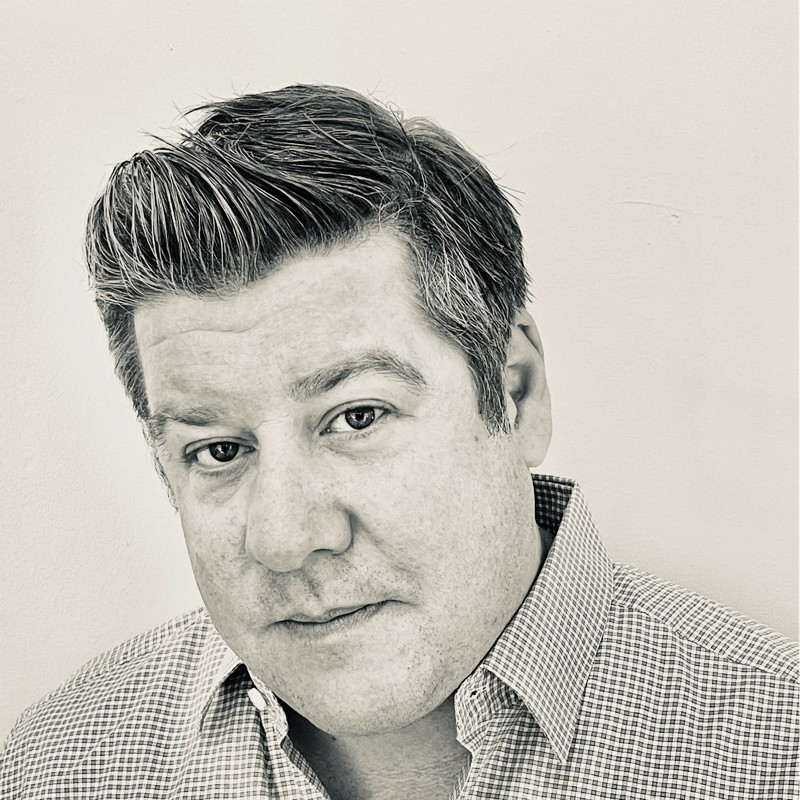
#> input picture drive-download-20260811T105440Z-1-001/Chris Pyne Photo.jpg, 800 x 800 px
$ python generate_contrast_maps.py '../drive-download-20260811T105440Z-1-001/Chris Pyne Photo.jpg' out
#> lines starting #> are read from the running program, lines starting #| are printed output that depends on the picture; after the words box and inside, x2 and y2 are one past the last pixel; in counts of white or black regions, pixels touching at a corner belong together
#!/usr/bin/env python3
"""Prototype: derive deterministic contrast/threshold maps straight from a
photo, as building blocks for a composited avatar instead of relying
entirely on a diffusion model to hallucinate structure it may get wrong
(e.g. confusing jaw shadow for a beard). No AI involved -- pure classical
image processing, so it's free and fully repeatable.

On photos with a plain/studio background this works well directly. On
candid photos with a busy background, run scripts/remove_background.py
first and pass its output here instead -- plain edge/threshold detection
can't distinguish background clutter from the subject, and without a
clean isolated subject the maps pick up the whole scene instead of just
the person.

Usage:
    python3 scripts/generate_contrast_maps.py path/to/photo.jpg [out_dir]
    # or, for a busy/candid photo:
    python3 scripts/remove_background.py path/to/photo.jpg /tmp/nobg.png
    python3 scripts/generate_contrast_maps.py /tmp/nobg.png [out_dir]
"""
import sys
from pathlib import Path

from PIL import Image, ImageFilter, ImageOps


def main():
    if len(sys.argv) < 2:
        sys.exit("Usage: generate_contrast_maps.py path/to/photo.jpg [out_dir]")

    photo_path = Path(sys.argv[1])
    out_dir = Path(sys.argv[2]) if len(sys.argv) > 2 else Path("contrast_maps_out")
    out_dir.mkdir(parents=True, exist_ok=True)

    im = Image.open(photo_path).convert("L")
    im.save(out_dir / "01_grayscale.png")

    autocontrast = ImageOps.autocontrast(im, cutoff=2)
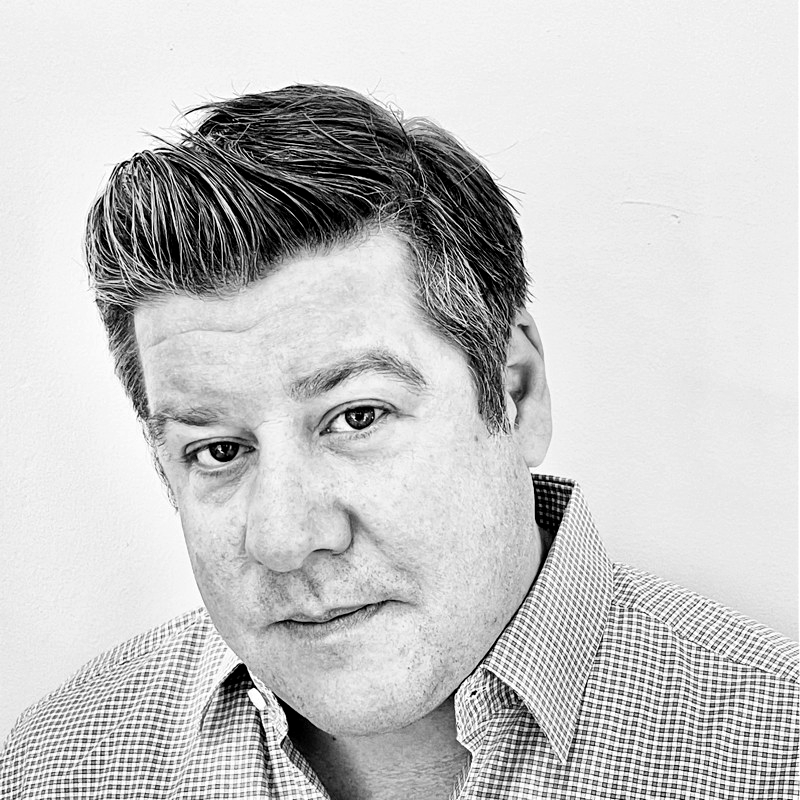
#> autocontrast: PIL image 800x800 L; min 0, max 255, mean 198.8
    autocontrast.save(out_dir / "02_autocontrast.png")

    # Binary thresholds at a few levels -- different levels separate
    # different features (higher threshold isolates only the very darkest
    # regions like pupils/eyebrows/hair; lower threshold pulls in beard
    # shadow, jaw contours, etc.)
    for level in (60, 90, 120, 150, 180):
        binary = autocontrast.point(lambda p, l=level: 255 if p > l else 0)
        binary.save(out_dir / f"03_threshold_{level}.png")
#> this loop made 5 passes
#> pass 1, in main, `binary = autocontrast.point(lambda p, l=level: 255 if p > l else 0)`:
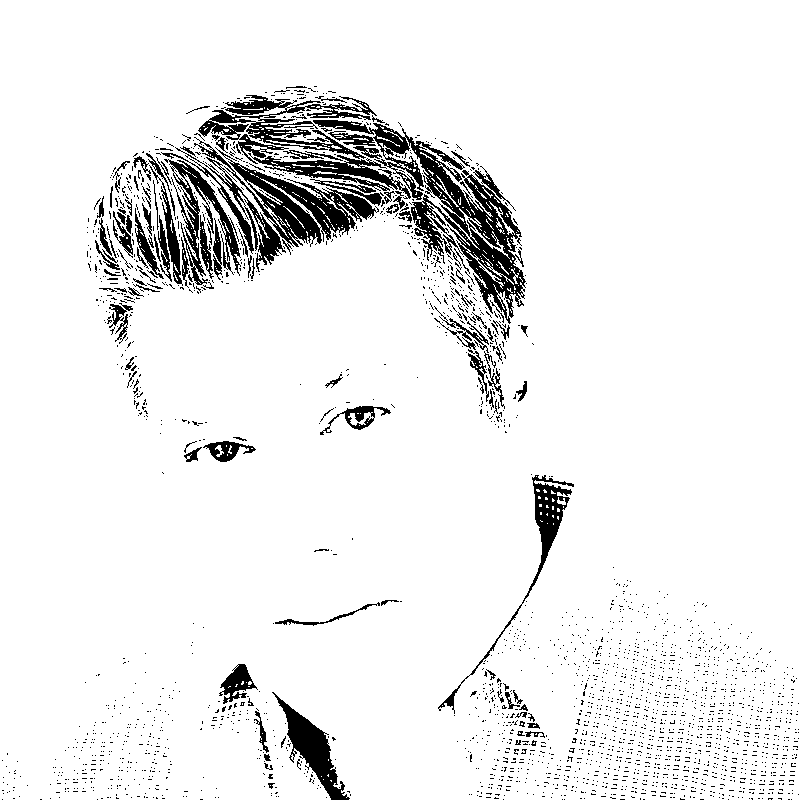
#> binary: PIL image 800x800 L; 92.8% white; 2691 black regions (2562 under 20 px), largest, box (x1, y1, x2, y2) and area: (313, 120, 526, 324) 9485, (194, 137, 379, 255) 4804, (198, 95, 377, 164) 3806
#> pass 3, in main, `binary = autocontrast.point(lambda p, l=level: 255 if p > l else 0)`:
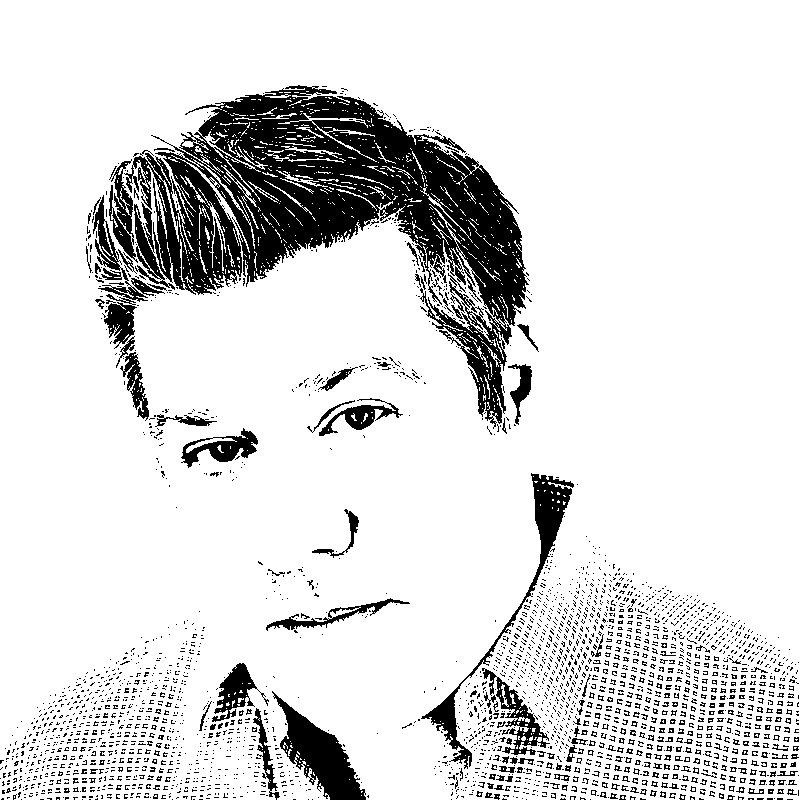
#> binary: PIL image 800x800 L; 86.4% white; 2788 black regions (2555 under 20 px), largest, box (x1, y1, x2, y2) and area: (124, 85, 529, 429) 47638, (272, 691, 366, 800) 3890, (421, 473, 574, 769) 3557
#> after the loop:
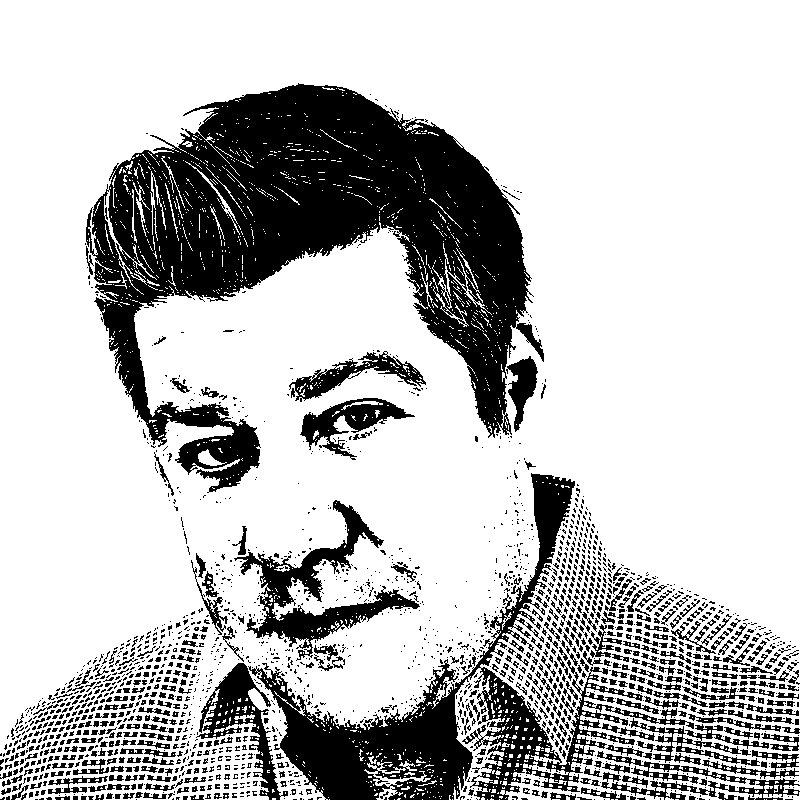
#> binary: PIL image 800x800 L; 75.9% white; 2060 black regions (1596 under 20 px), largest, box (x1, y1, x2, y2) and area: (86, 83, 544, 493) 75628, (248, 473, 694, 800) 25871, (234, 500, 420, 661) 6828

    # Posterize into a few flat tone bands, closer to how the actual
    # avatars use discrete flat fills rather than continuous shading
    posterized = ImageOps.posterize(autocontrast, bits=2)
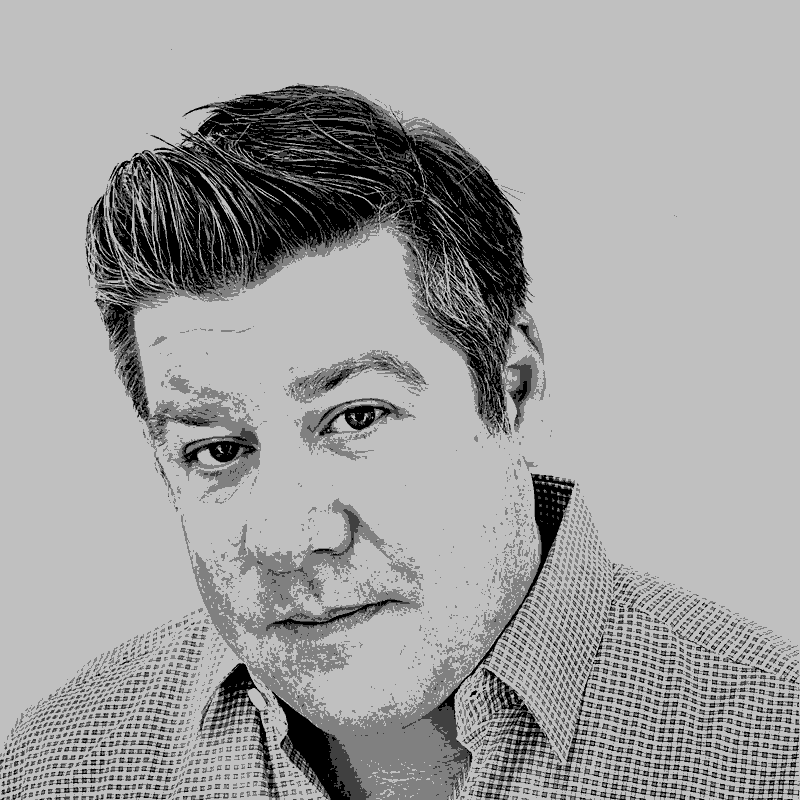
#> posterized: PIL image 800x800 L; min 0, max 192, mean 160.6
    posterized.save(out_dir / "04_posterize_4level.png")

    # Edge maps -- two different operators, useful for outline tracing
    edges = im.filter(ImageFilter.FIND_EDGES)
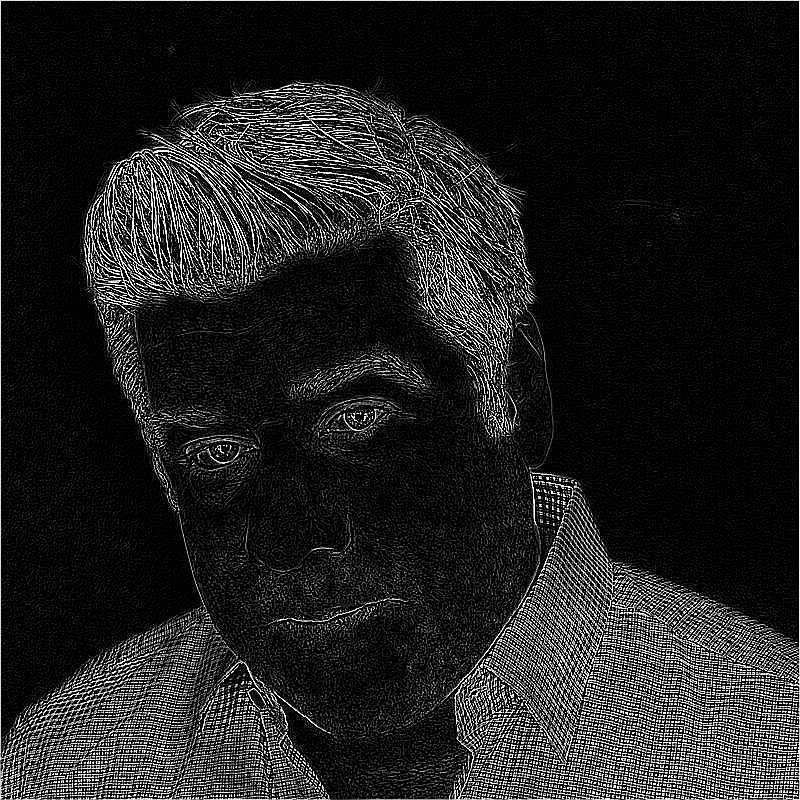
#> edges: PIL image 800x800 L; min 0, max 255, mean 32.3
    edges.save(out_dir / "05_edges.png")

    contour = autocontrast.filter(ImageFilter.CONTOUR)
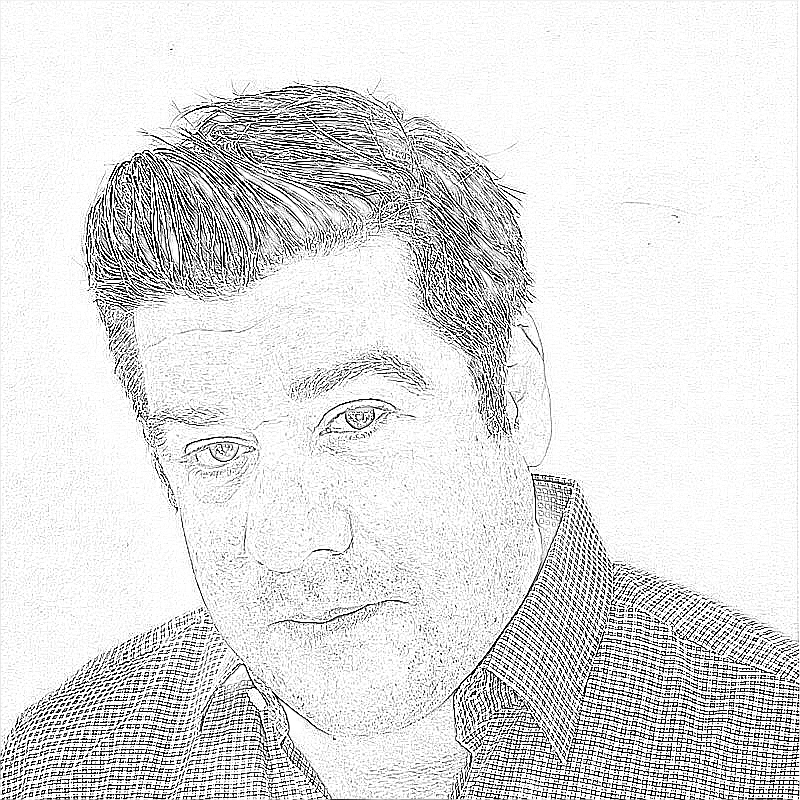
#> contour: PIL image 800x800 L; min 0, max 255, mean 223.3
    contour.save(out_dir / "06_contour.png")

    print(f"Wrote maps to {out_dir}/")


if __name__ == "__main__":
    main()

$ run again, on drive-download-20260811T105440Z-1-001/James Dunn IMG_3977.jpg
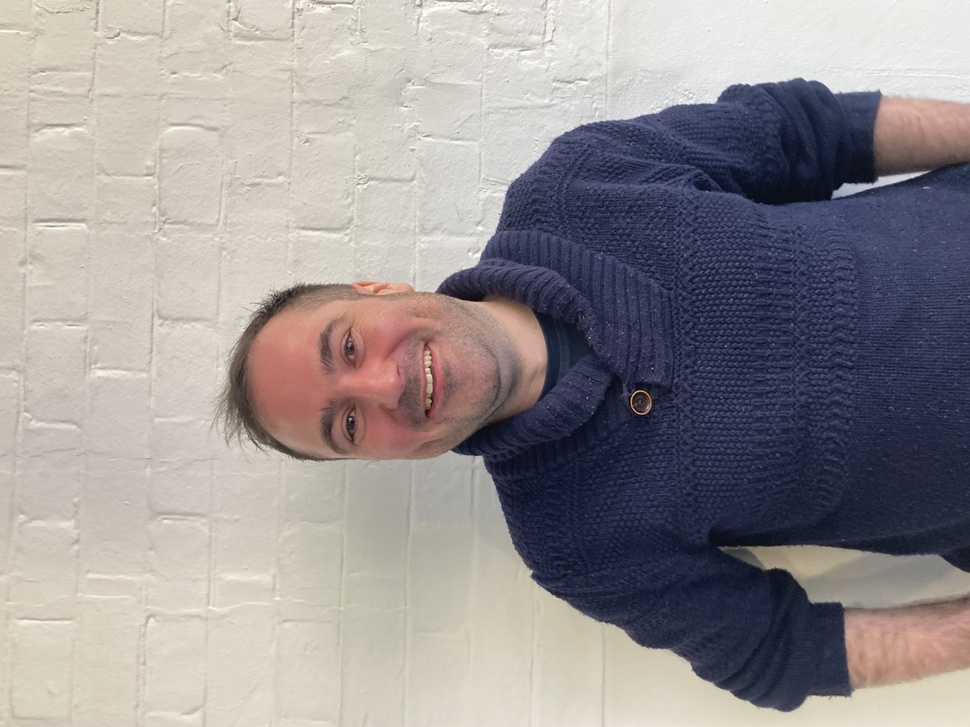
#> input picture drive-download-20260811T105440Z-1-001/James Dunn IMG_3977.jpg, 970 x 727 px, shrunk from 4032 x 3024 before the run
#> the loop in main, `for level in (60, 90, 120, 150, 180):` made 5 passes
#> pass 1, in main, `binary = autocontrast.point(lambda p, l=level: 255 if p > l else 0)`:
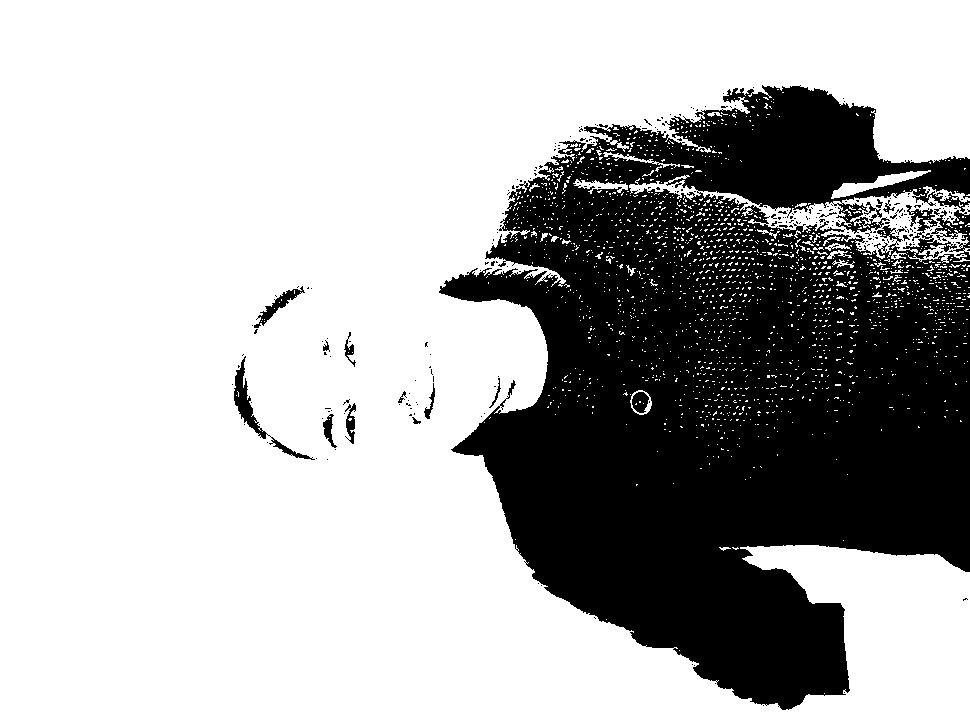
#> binary: PIL image 970x727 L; 69.8% white; 264 black regions (244 under 20 px), largest, box (x1, y1, x2, y2) and area: (439, 85, 970, 710) 209235, (234, 356, 315, 460) 1000, (254, 286, 305, 328) 468
#> in main, `contour = autocontrast.filter(ImageFilter.CONTOUR)`:
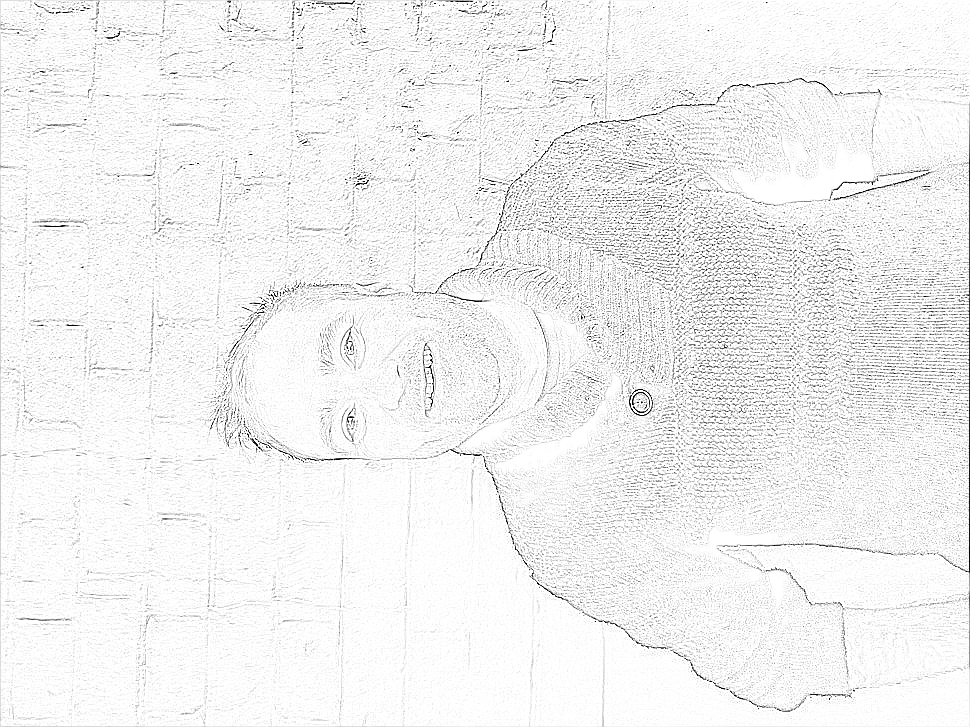
#> contour: PIL image 970x727 L; min 0, max 255, mean 241.1

$ run again, on drive-download-20260811T105440Z-1-001/James Shoreland Headshot (GCH) Sq Mono 2.jpg
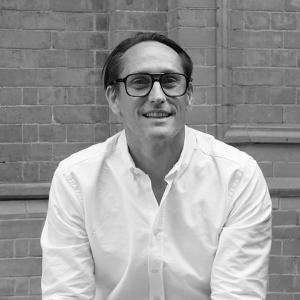
#> input picture drive-download-20260811T105440Z-1-001/James Shoreland Headshot (GCH) Sq Mono 2.jpg, 300 x 300 px
#> after the loop in main, `for level in (60, 90, 120, 150, 180):`:
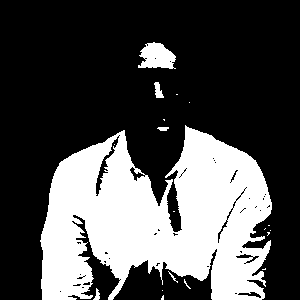
#> binary: PIL image 300x300 L; 30.9% white; 19 white regions (13 under 20 px), largest, box (x1, y1, x2, y2) and area: (40, 125, 272, 300) 26869, (138, 42, 176, 69) 715, (154, 82, 164, 98) 96, (93, 288, 100, 300) 44, (157, 127, 169, 131) 38, (168, 271, 178, 283) 23
#> in main, `contour = autocontrast.filter(ImageFilter.CONTOUR)`:
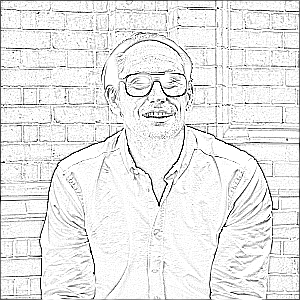
#> contour: PIL image 300x300 L; min 0, max 255, mean 232.7
